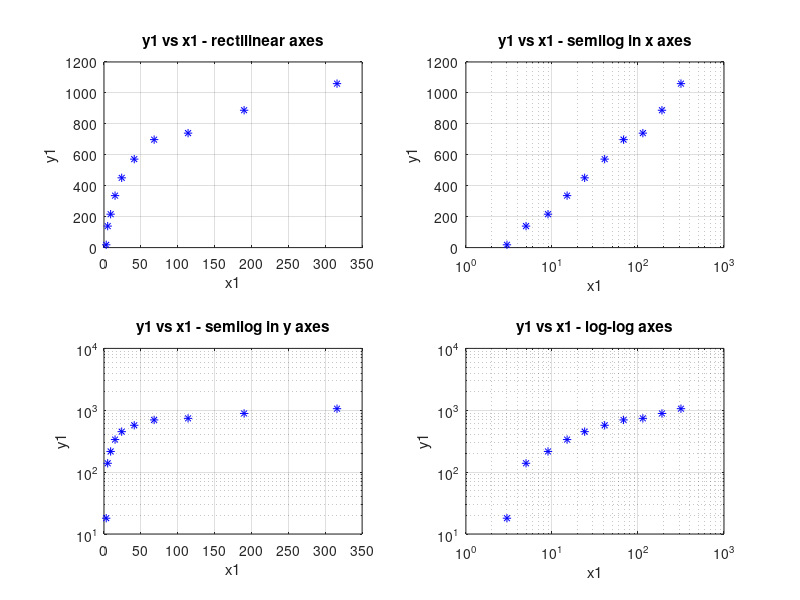

MATLAB code for this plot: (Note: this script raises an error after producing the figure.)
%%%%%%%%%%%%%%%%%%%%%%%%%%%%%%%%%%%%%%%%%%%%%%%%%%%%%%%%%%%%%%%%%%%%%
% ENGR 132 
% Program Description 
% This program creates linearized data and displays it along with its linearized model.
% Template for A10 - Problem 1
%%%%%%%%%%%%%%%%%%%%%%%%%%%%%%%%%%%%%%%%%%%%%%%%%%%%%%%%%%%%%%%%%%%%%


%% ____________________
%% INITIALIZATION
% DATA SET 1
x1 = [3, 5, 9, 15, 24, 41, 68, 114, 190, 316];
y1 = [18, 139, 216, 336, 451, 572, 698, 740, 888, 1060];

% DATA SET 2
x2 = [10, 120, 230, 340, 450, 560, 670, 780, 890, 1000];
y2 = [5, 7, 12, 13, 23, 43, 68, 131, 153, 376];


%% ____________________
%% FORMATTED FIGURES

% Formatted Figure 1 - DATA SET 1
figure(1)
subplot(2, 2, 1)
plot(x1, y1, "b*")
title('y1 vs x1 - rectilinear axes')
xlabel('x1')
ylabel('y1')
ax = gca;
grid on

subplot(2, 2, 2)
semilogx(x1, y1, "b*")
title('y1 vs x1 - semilog in x axes')
xlabel('x1')
ylabel('y1')
ax = gca;
grid on

subplot(2, 2, 3)
semilogy(x1, y1, "b*")
title('y1 vs x1 - semilog in y axes')
xlabel('x1')
ylabel('y1')
ax = gca;
grid on

subplot(2, 2, 4)
loglog(x1, y1, "b*")
title('y1 vs x1 - log-log axes')
xlabel('x1')
ylabel('y1')
ax = gca;
grid on

sgtitle("[DATA SET 1] y1 vs x1 Across Different Axis Scales")


% Formatted Figure 2 - DATA SET 2
figure(2)
subplot(2, 2, 1)
plot(x2, y2, "b*")
title('y2 vs x2 - rectilinear axes')
xlabel('x2')
ylabel('y2')
ax = gca;
grid on

subplot(2, 2, 2)
semilogx(x2, y2, "b*")
title('y2 vs x2 - semilog in x axes')
xlabel('x2')
ylabel('y2')
ax = gca;
grid on

subplot(2, 2, 3)
semilogy(x2, y2, "b*")
title('y2 vs x2 - semilog in y axes')
xlabel('x2')
ylabel('y2')
ax = gca;
grid on

subplot(2, 2, 4)
loglog(x2, y2, "b*")
title('y2 vs x2 - log-log axes')
xlabel('x2')
ylabel('y2')
ax = gca;
grid on

sgtitle("[DATA SET 2] y2 vs x2 Across Different Axis Scales")




%% ____________________
%% ACADEMIC INTEGRITY STATEMENT
% I have not used source code obtained from any other unauthorized
% source, either modified or unmodified. I have not provided
% access to my code to anyone in any way. The script I am 
% submitting is my own original work.







